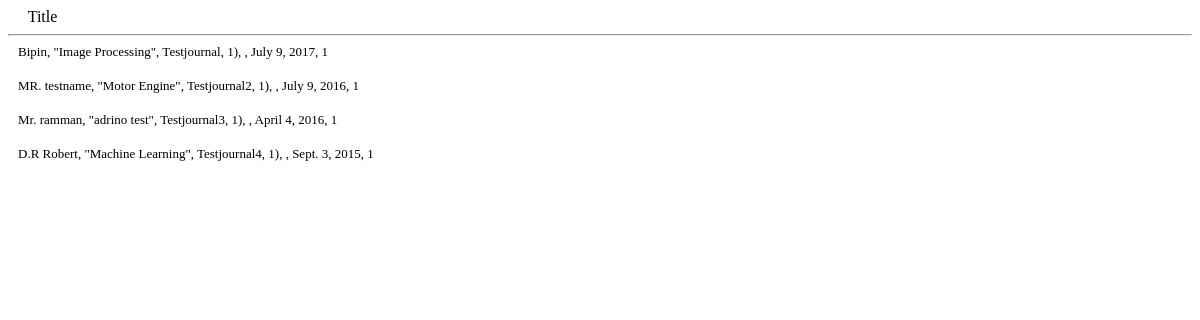
The app's page /publications/print, older data.
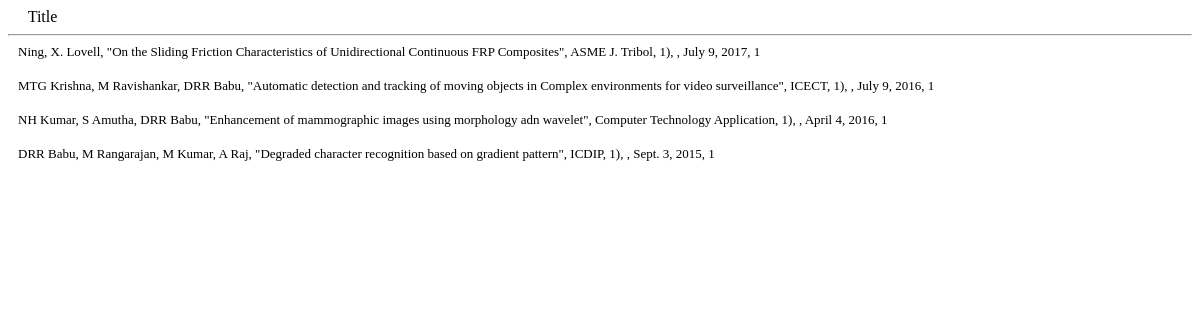
The same page, newer data.
### Publications/models.py (models this page shows, shortened)
class publication(models.Model):
    dept = models.CharField(max_length=100)
    title = models.CharField(max_length=200,unique=True )
    author = models.CharField(max_length=100)
    Journal_name =models.CharField(max_length=100)
    type = models.CharField(max_length=100, choices=[('conference', 'conference'), ('journal', 'journal')])
    nationality = models.CharField(max_length=100, choices=[('national','national'),('international','international')])
    page_no = models.CharField(max_length=50,blank=True)
    volume = models.IntegerField(blank=True)
    year = models.DateField()
    impact_factor = models.CharField(max_length=200)
    citations = models.CharField(max_length=10)

### Publications/views.py (the view)
def print(request):
    context = {
        'all_publications': all_publications,
    }
    return render(request, 'publications/print.html', context)

### Publications/templates/publications/print.html (shortened to what this page needs)
<!DOCTYPE html>
<html lang="en">
<head>
</head>
<hr>
{% for i in all_publications %}
    <div style="margin-left: 10px; font-family: 'Arial Black'">
        <div style="font-size: 13px">
            <label> {{ i.author }}, "{{ i.title }}", {{ i.Journal_name }}, {{ i.volume }}), {{ i.page_no }}, {{ i.year }}, {{ i.citations }}</label>
        </div>
        <br>
    </div>
{% endfor %}
</body>
</html>

Row changes from the older to the newer data that the page shows:
changed publication: author "Bipin" → "Ning, X. Lovell"; title "Image Processing" → "On the Sliding Friction Characteristics of Unidirectional Continuous FRP Composites"; Journal_name "Testjournal" → "ASME J. Tribol"
changed publication: author "MR. testname" → "MTG Krishna, M Ravishankar, DRR Babu"; title "Motor Engine" → "Automatic detection and tracking of moving objects in Complex environments for video surveillance"; Journal_name "Testjournal2" → "ICECT"
changed publication: author "Mr. ramman" → "NH Kumar, S Amutha, DRR Babu"; title "adrino test" → "Enhancement of mammographic images using morphology adn wavelet"; Journal_name "Testjournal3" → "Computer Technology Application"
changed publication: author "D.R Robert" → "DRR Babu, M Rangarajan, M Kumar, A Raj"; title "Machine Learning" → "Degraded character recognition based on gradient pattern"; Journal_name "Testjournal4" → "ICDIP"
